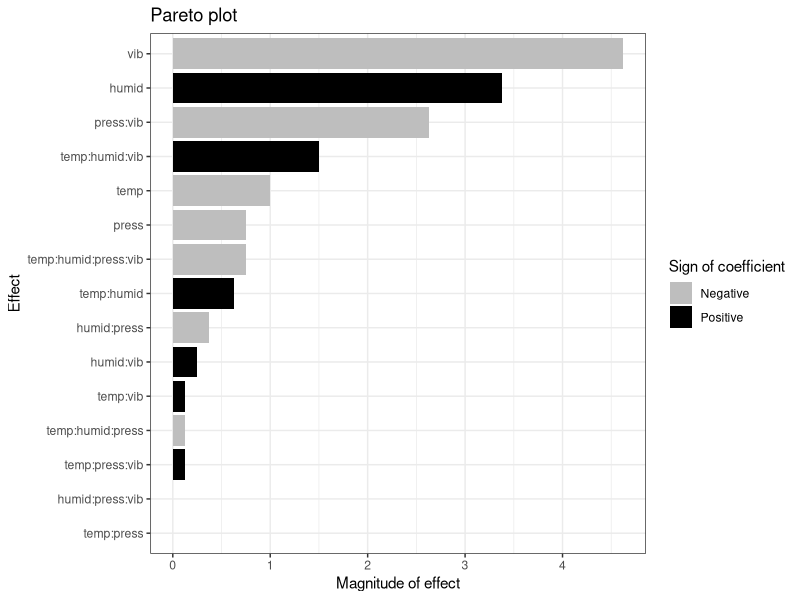

R code for this plot:
# ============================================================
# 실험계획과 응용 Chapter 11: 요인배치법(3)
# (2^k 요인배치, 요인 회귀모형, 포화모형, 효과 크기 및 파레토 플롯)
# ============================================================
# Major Topics:
# 1. $2^2$ 요인배치법(Factorial Design)의 회귀모형 및 교차작용 해석
# 2. $2^4$ 요인배치법(16개 실행)과 포화모형(Saturated Model)
# 3. 반복이 없는 $2^k$ 실험에서의 파레토 플롯(Pareto Plot)을 통한 주효과/교차작용 시각화
# ------------------------------------------------------------

# ------------------------------------------------------------
# [1. 2^2 요인배치법: 팝콘 예제]
# 독립변수(요인) 코딩: -1 (Low level), +1 (High level)
# - 요인 A: 가열시간 [ -1: 160초, +1: 200초 ]
# - 요인 B: 알맹이 종류 [ -1: white, +1: yellow ]
# ------------------------------------------------------------

# 요인 수준(-1, 1) 정의 및 요인 조합(Grid) 생성
A <- B <- c(-1, 1)
design <- expand.grid(A = A, B = B)

A <- design$A
B <- design$B
y <- c(52, 74, 62, 80) # 반응변수 (팝콘이 튀겨진 비율/량)

# (1) 풀 모형 적합 (주효과 A, B 및 2원 교차작용 A:B 포함)
popped_cornM1 <- lm(y ~ A + B + A:B)
summary(popped_cornM1)

# [회귀방정식 및 계수 해석]
# 회귀식: \hat{Y_i} = 67 + 10*A_i + 4*B_i - 1*A_i*B_i
# - (Intercept) = 67: 요인 레벨이 (-1, +1)로 직교 코딩(Orthogonal coding)되었을 때 절편은 전체 평균(\bar{Y})을 의미함.
# - A 계수 = 10: 요인 A가 1단위 증가할 때의 평균 변화량 -> 주효과(Main Effect of A)는 계수의 2배인 20.
# - B 계수 = 4 : 요인 B의 계수 -> 주효과(Main Effect of B)는 8.
# - A:B 계수 = -1: 요인 A와 B 간의 교차작용 계수.

# (2) 축소 모형 적합 (교차작용 제거 후 주효과 모형 적합)
popped_cornM2 <- lm(y ~ A + B)
summary(popped_cornM2)
# - 직교설계(Orthogonal Design)이므로 A와 B의 주효과 회귀계수(10, 4) 및 절편(67)은 교차작용 항을 제거해도 변화하지 않음.


# ------------------------------------------------------------
# [2. 2^4 요인배치법: 제품 강도 예제]
# 요인: 온도(A/temp), 습도(B/humid), 압력(C/press), 진동(D/vib)
# 총 실행 횟수 N = 2^4 = 16 (반복 없음, n = 1)
# ------------------------------------------------------------

# 반응변수 (제품 강도)
strength <- c(-1, 5, 9, 11, 0, 3, 4, 8, -1, -9, 1, -5, -9, -13, 5, -4)

# 요인 수준 설계 벡터 생성 (직교 배열)
temp  <- rep(c(rep(-1, 4), rep(1, 4)), 2) # 온도 (A)
humid <- rep(c(-1, -1, 1, 1), 4)           # 습도 (B)
press <- rep(c(-1, 1), 8)                  # 압력 (C)
vib   <- c(rep(-1, 8), rep(1, 8))          # 진동 (D)

# (1) 포화 모형 적합 (Saturated Model: 4원 교차작용까지 모두 포함)
# formula: (A+B+C+D)^4 -> 주효과 4개 + 2원 교차 6개 + 3원 교차 4개 + 4원 교차 1개 + 절편 1개 = 총 16개 모수
linear.model1 <- lm(strength ~ (temp + humid + press + vib)^4)
summary(linear.model1)

# [포화모형 통계적 유의점]
# - 관측치 수(N = 16)와 추정할 모수 수(p = 16)가 동일함.
# - 따라서 잔차 자유도(Residual Degrees of Freedom) = 16 - 16 = 0 이 됨.
# - Residual Standard Error, t-value, p-value가 계산되지 않음 (NaN/NA 발생).
# - 해결책: 고차 교차작용(3원, 4원)을 오차항(Residuals)으로 풀링(Pooling)하거나, 파레토 플롯/정규확률도로 유의한 효과 선별.

# (2) 3원 교차작용까지 포함된 축소 모형 (4원 교차작용을 잔차로 환원)
linear.model2 <- lm(strength ~ (temp + humid + press + vib)^3)
summary(linear.model2)
# - 4원 교차작용 1개 항목이 잔차로 전환되어 잔차 자유도 df = 1 확보.


# ------------------------------------------------------------
# [3. 파레토 플롯 (Pareto Plot) 함수 작성 및 평가]
# - 반복이 없는 포화모형에서 주효과 및 교차작용 효과의 절대적 크기(|Estimate|)를 시각화하는 핵심 분석 도구
# ------------------------------------------------------------

paretoPlot <- function(lsmodel) {
  # ggplot2 시각화 패키지 로드
  library(ggplot2)
  
  # 절편(Intercept, 1번째 계수)을 제외한 나머지 모든 계수 추정치 추출
  coeff.full <- coef(lsmodel)[2:length(coef(lsmodel))]
  coeff.full <- na.omit(coeff.full) # 결측치 제거
  
  # 계수의 절대값 계산 (효과 크기 진단)
  coeff.abs <- unname(abs(coeff.full))
  
  # 크기순 정렬 및 인덱스 확보
  coeff <- sort(coeff.abs, index.return = TRUE)
  
  # 부호(양수/음수) 구별 라벨링
  grouping <- unname((coeff.full > 0)[coeff$ix])
  grouping[grouping == FALSE] <- "Negative"
  grouping[grouping == TRUE]  <- "Positive"
  
  # 요인 이름 정렬 및 요인형(factor) 변환
  temp_names <- names(coeff.full)[coeff$ix]
  fnames <- factor(temp_names, levels = temp_names, ordered = TRUE)
  group.colors <- c("Negative" = "grey", "Positive" = "black")
  
  # ggplot 시각화용 데이터프레임 구성
  dat <- data.frame(
    label = fnames,
    value = coeff$x, 
    group = grouping
  )
  
  # 가로 막대그래프 형태로 파레토 플롯 생성
  p <- ggplot(dat, aes(x = label, y = value, fill = group)) +
    geom_bar(stat = "identity") +
    coord_flip() + 
    theme_bw() +
    scale_fill_manual(values = group.colors, name = "Sign of coefficient") +
    xlab("Effect") +
    ylab("Magnitude of effect") +
    ggtitle("Pareto plot")
  
  p # 그래프 출력
  return(p)
}

# 파레토 플롯 실행: 포화모형(linear.model1)의 요인별 효과 크기 시각화
paretoPlot(linear.model1)

# [파레토 플롯 시각화 해석 기준]
# - 막대의 길이가 길수록 반응변수(제품 강도)에 미치는 영향(효과)이 큼.
# - 상단에 위치한 요인(예: 주효과 및 주요 2원 교차작용)을 선별하여 최종 모형을 재구성(Pooling)함.
